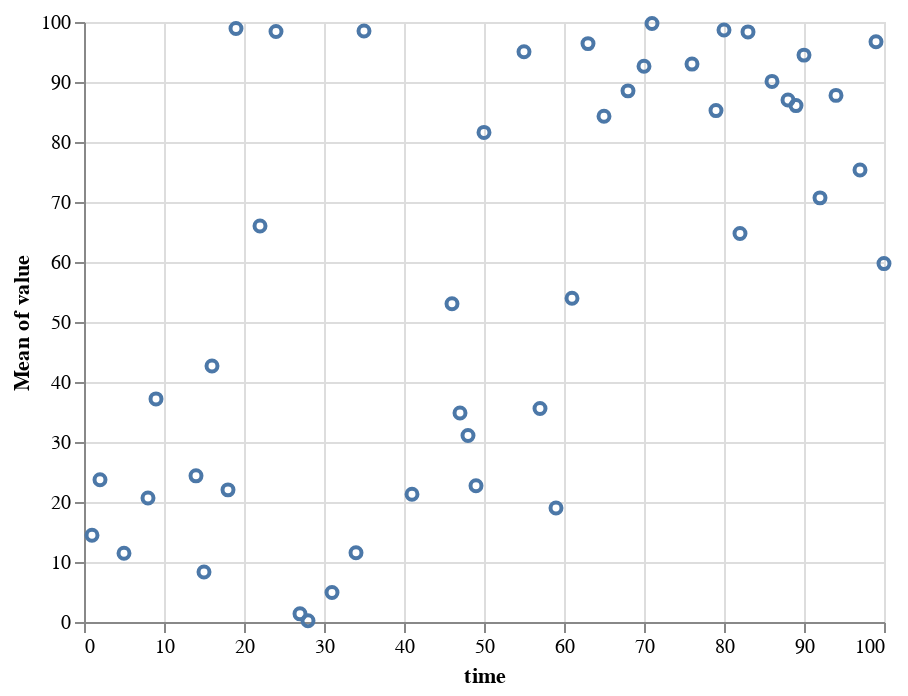

Notebook cell for this chart:
### Code cell
# lets plot the data we got from all the robots
alt.Chart(predhints_df).mark_point().encode(
    x='time:Q',
    y='mean(value):Q'
)

### Figure 1 — Vega-Lite specification as saved in the notebook (floating-point values rounded to 4 significant figures)
{"config": {"view": {"continuousWidth": 400, "continuousHeight": 300}}, "data": {"name": "data-be681e59744d52962fc74a33a2bbc89e"}, "mark": "point", "encoding": {"x": {"field": "time", "type": "quantitative"}, "y": {"aggregate": "mean", "field": "value", "type": "quantitative"}}, "$schema": "https://vega.github.io/schema/vega-lite/v4.17.0.json", "datasets": {"data-be681e59744d52962fc74a33a2bbc89e": [{"id": 118, "time": 50, "value": 81.6}, {"id": 119, "time": 48, "value": 6.122}, {"id": 125, "time": 22, "value": 76.43}, {"id": 137, "time": 1, "value": 43.37}, {"id": 79, "time": 83, "value": 98.35}, {"id": 61, "time": 22, "value": 55.6}, {"id": 11, "time": 49, "value": 15.08}, {"id": 117, "time": 70, "value": 92.61}, {"id": 76, "time": 49, "value": 12.45}, {"id": 109, "time": 24, "value": 98.41}, {"id": 140, "time": 9, "value": 37.18}, {"id": 114, "time": 86, "value": 90.1}, {"id": 104, "time": 97, "value": 75.34}, {"id": 4, "time": 76, "value": 92.99}, {"id": 106, "time": 5, "value": 11.45}, {"id": 19, "time": 65, "value": 84.3}, {"id": 57, "time": 79, "value": 100.0}, {"id": 74, "time": 14, "value": 24.36}, {"id": 148, "time": 68, "value": 88.52}, {"id": 141, "time": 8, "value": 11.21}, {"id": 53, "time": 89, "value": 99.02}, {"id": 5, "time": 49, "value": 40.59}, {"id": 6, "time": 55, "value": 95.04}, {"id": 30, "time": 41, "value": 21.29}, {"id": 138, "time": 8, "value": 37.75}, {"id": 91, "time": 34, "value": 11.53}, {"id": 33, "time": 31, "value": 4.922}, {"id": 5, "time": 15, "value": 8.327}, {"id": 81, "time": 61, "value": 5.499}, {"id": 80, "time": 63, "value": 96.4}, {"id": 129, "time": 59, "value": 18.99}, {"id": 6, "time": 71, "value": 99.75}, {"id": 144, "time": 35, "value": 98.5}, {"id": 0, "time": 89, "value": 79.59}, {"id": 134, "time": 100, "value": 59.73}, {"id": 99, "time": 19, "value": 98.92}, {"id": 57, "time": 61, "value": 78.21}, {"id": 45, "time": 92, "value": 70.69}, {"id": 22, "time": 88, "value": 87.0}, {"id": 45, "time": 27, "value": 1.358}, {"id": 129, "time": 59, "value": 18.99}, {"id": 6, "time": 71, "value": 99.75}, {"id": 144, "time": 35, "value": 98.5}, {"id": 0, "time": 89, "value": 79.59}, {"id": 134, "time": 100, "value": 59.73}, {"id": 99, "time": 19, "value": 98.92}, {"id": 57, "time": 61, "value": 78.21}, {"id": 45, "time": 92, "value": 70.69}, {"id": 22, "time": 88, "value": 87.0}, {"id": 45, "time": 27, "value": 1.358}, {"id": 2, "time": 28, "value": 0.2082}, {"id": 43, "time": 18, "value": 31.75}, {"id": 36, "time": 79, "value": 77.85}, {"id": 79, "time": 47, "value": 48.57}, {"id": 107, "time": 90, "value": 91.96}, {"id": 145, "time": 8, "value": 16.87}, {"id": 9, "time": 57, "value": 35.57}, {"id": 123, "time": 46, "value": 53.04}, {"id": 6, "time": 16, "value": 42.66}, {"id": 136, "time": 1, "value": 0.0}, {"id": 2, "time": 28, "value": 0.2082}, {"id": 43, "time": 18, "value": 31.75}, {"id": 36, "time": 79, "value": 77.85}, {"id": 79, "time": 47, "value": 48.57}, {"id": 107, "time": 90, "value": 91.96}, {"id": 145, "time": 8, "value": 16.87}, {"id": 9, "time": 57, "value": 35.57}, {"id": 123, "time": 46, "value": 53.04}, {"id": 6, "time": 16, "value": 42.66}, {"id": 136, "time": 1, "value": 0.0}, {"id": 108, "time": 2, "value": 19.87}, {"id": 83, "time": 90, "value": 99.52}, {"id": 141, "time": 2, "value": 27.56}, {"id": 20, "time": 47, "value": 7.341}, {"id": 64, "time": 82, "value": 64.75}, {"id": 0, "time": 94, "value": 87.77}, {"id": 53, "time": 18, "value": 2.557}, {"id": 80, "time": 80, "value": 98.68}, {"id": 25, "time": 48, "value": 56.02}, {"id": 23, "time": 99, "value": 96.71}]}}
